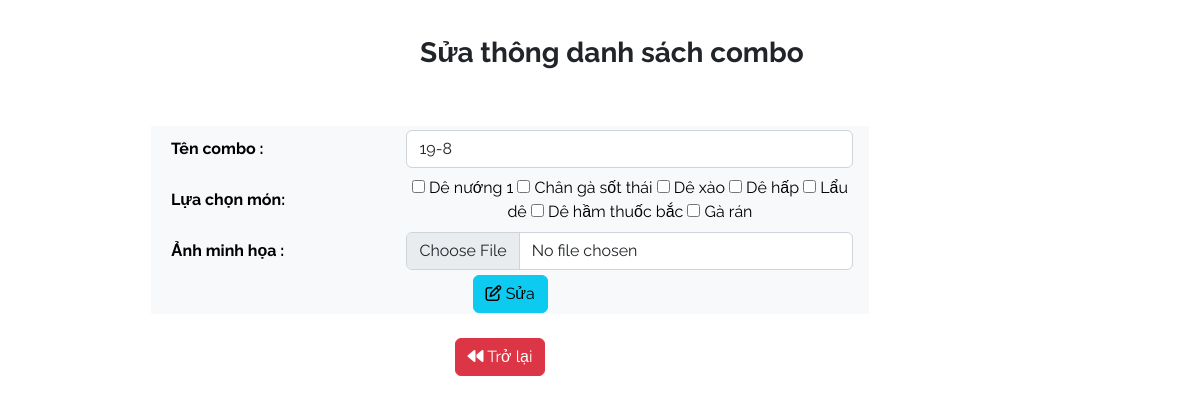
Page /editcombo1.php?id=14 on the committed database.
### tables this page shows
CREATE TABLE `combo` (
  `maCombo` int(10) NOT NULL,
  `tenCombo` varchar(30) NOT NULL,
  `gomMon` varchar(50) NOT NULL,
  `anh` varchar(40) NOT NULL,
  `GiaCB` int(11) NOT NULL
);

CREATE TABLE `monan` (
  `ID` int(10) NOT NULL,
  `tenMon` text DEFAULT NULL,
  `hinhAnh` varchar(100) NOT NULL,
  `mota` varchar(200) NOT NULL,
  `giaMon` float DEFAULT NULL
);

### editcombo1.php (the view, shortened to what this page needs)
<!DOCTYPE html>
<html lang="en">
<head>
    <link href="https://cdn.jsdelivr.net/npm/bootstrap@5.2.3/dist/css/bootstrap.min.css" rel="stylesheet">
  <link href="css/all.min.css" rel="stylesheet">
		<link href="css/bootstrap.min.css" rel="stylesheet">
		<link href="css/main.css" rel="stylesheet">
</head>
<body>
    <?php
        include("connectDataBase.php");
        $id=$_GET['id'];
        $sql="SELECT * from combo where maCombo=$id";
        $rs=mysqli_query($con,$sql);
        $row=mysqli_fetch_assoc($rs);
    ?>
    <?php
        $screen = 4;
    ?>
<h3 class="contarner fw-bold " style="margin-left: 35%; margin-top:3% ">Sửa thông danh sách combo</h3>
    <div class="py-5 container">
    <form action ="suacombo.php" method="post" enctype="multipart/form-data" class="container text-center col-xl-10 offed-1 px-3">
    <table width="80%" class="text-bg-light text-center">
            <tr>
                <td style="text-align: left; padding-left:20px;" class="fw-bold col-xl-4" >Tên combo :</td>
                <td class="px-3 py-1"><input class="form-control" type="text" id="" name="tencombo" value="<?=$row['tenCombo']?>"></td>
            </tr>
            <tr>
                <td style="text-align: left; padding-left:20px;" class="fw-bold col-xl-4">Lựa chọn món:</td>
                <td class="px-3 py-1">
                <?php
                    include("connectDataBase.php");
                    $sql1="SELECT * from monan ";
                    $rmn=mysqli_query($con,$sql1);
                    while($rowmn=mysqli_fetch_assoc($rmn)){
                ?>
                    <input type="checkbox" name="<?=$rowmn['ID']?>"/> <a><?=$rowmn['tenMon']?></a>
                <?php
                    }
                ?>
                </td>
            </tr>
            <tr>
                <td style="text-align: left; padding-left:20px;" class="fw-bold col-xl-4" >Ảnh minh họa :</td>
                <td class="px-3 py-1"><input class="form-control" type="file" id="" name="anhmh" value="<?=$row['anh']?>"></td>
            </tr>
            <tr>
                <td colspan="2"><button type="submit" class="btn btn-info"><i class="fa-regular fa-pen-to-square"></i> Sửa</button></td>
            </tr>
        </table>
    </form>
    <div class="pt-4 text-center">
        <a style="padding-right: 200px;" href="trangchuAdmin1.php?id=<?=$screen?>"><button class="btn btn-danger" ><i class="fa-solid fa-backward"></i> Trở lại</button></a>
    </div>
</div>
</body>
</html>

### css/main.css (style rules this page uses)
body { font-family: 'Raleway', sans-serif; }

### rows in the picture
combo: tencombo "19-8"
monan: tenMon "Dê nướng 1"
monan: tenMon "Chân gà sốt thái"
monan: tenMon "Dê xào"
monan: tenMon "Dê hấp"
monan: tenMon "Lẩu dê"
monan: tenMon "Dê hầm thuốc bắc"
monan: tenMon "Gà rán"
